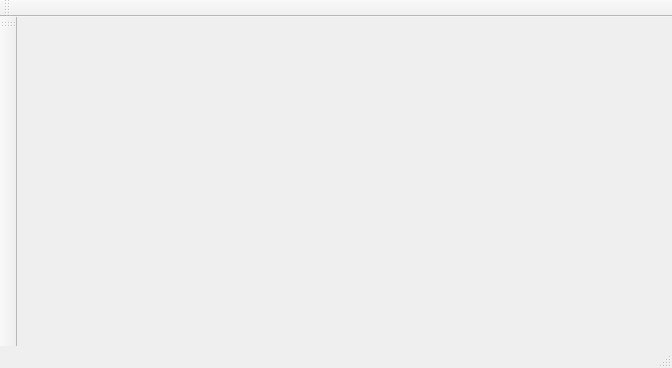
<?xml version="1.0" encoding="UTF-8"?>
<ui version="4.0">
 <class>MainWindow</class>
 <widget class="QMainWindow" name="MainWindow">
  <property name="geometry">
   <rect>
    <x>0</x>
    <y>0</y>
    <width>672</width>
    <height>368</height>
   </rect>
  </property>
  <property name="windowTitle">
   <string>MainWindow</string>
  </property>
  <widget class="QWidget" name="centralWidget"/>
  <widget class="QMenuBar" name="menuBar">
   <property name="geometry">
    <rect>
     <x>0</x>
     <y>0</y>
     <width>672</width>
     <height>23</height>
    </rect>
   </property>
  </widget>
  <widget class="QToolBar" name="mainToolBar">
   <attribute name="toolBarArea">
    <enum>TopToolBarArea</enum>
   </attribute>
   <attribute name="toolBarBreak">
    <bool>false</bool>
   </attribute>
  </widget>
  <widget class="QStatusBar" name="statusBar"/>
  <widget class="QToolBar" name="toolBar">
   <property name="windowTitle">
    <string>toolBar</string>
   </property>
   <attribute name="toolBarArea">
    <enum>LeftToolBarArea</enum>
   </attribute>
   <attribute name="toolBarBreak">
    <bool>false</bool>
   </attribute>
  </widget>
 </widget>
 <layoutdefault spacing="6" margin="11"/>
 <resources/>
 <connections/>
</ui>
